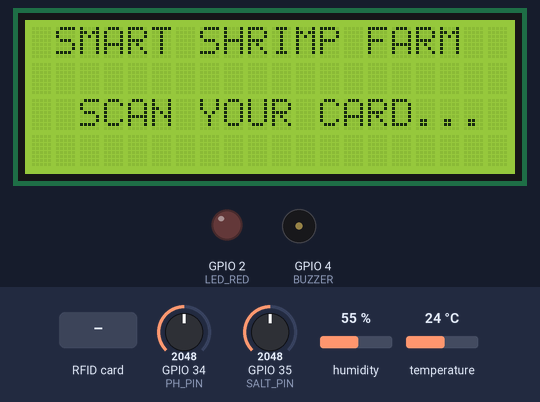
Bench run of a program on a simulated ESP32. Shown: 20×4 character LCD, output pins drawn as LEDs (lit = HIGH), buzzer (waves = sounding). The inputs (shaded band) are chosen by the test bench; at power-on: GPIO 35 (SALT_PIN) = 2048, GPIO 34 (PH_PIN) = 2048, humidity 55 %, temperature 24 °C. What the program prints to the serial monitor is not drawn.

Above: at 1.3 s.
1.4 s: RFID card 11 22 33 44 held to the reader
At 1.7 s:
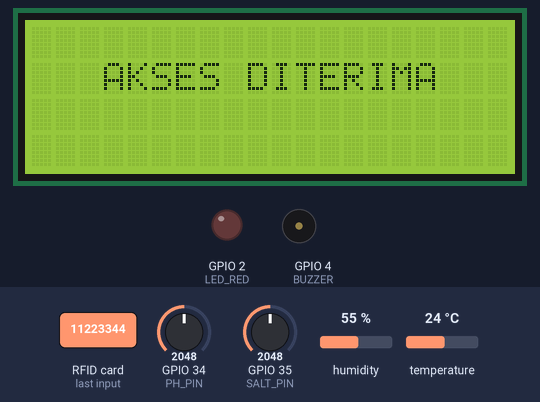
4.4 s: GPIO 35 (SALT_PIN) set to 880
At 5.9 s:
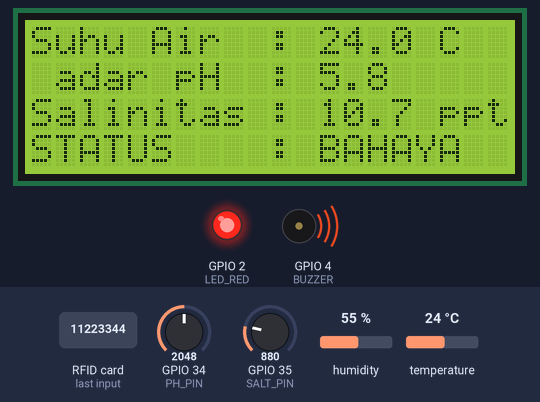
6.2 s: GPIO 35 (SALT_PIN) set to 773
At 7.2 s:
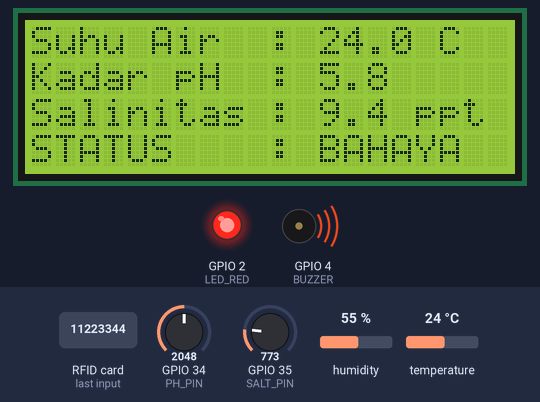
8.0 s: RFID card 5E 7A 19 C4 held to the reader
At 9.3 s:
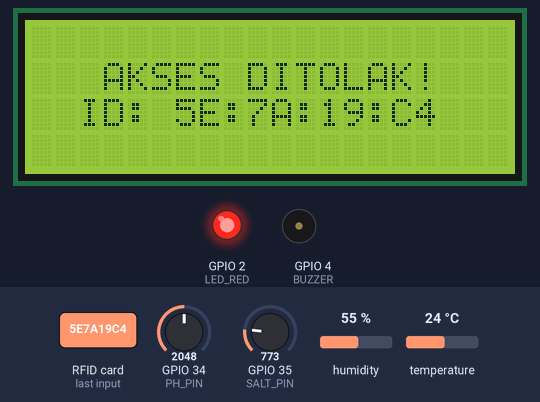
11.0 s: RFID card 11 22 33 44 held to the reader
At 11.9 s:
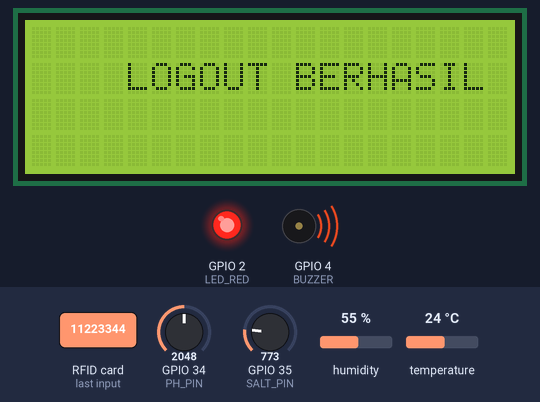
Timing chart, 0 to 15.0 s (numbered marks = the images above; inputs shaded):
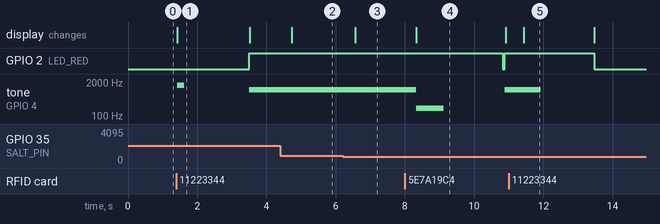

The program:

main.cpp
```cpp
#include <Arduino.h>
#include <Wire.h>
#include <LiquidCrystal_I2C.h>
#include "DHTesp.h"
#include <SPI.h>
#include <MFRC522.h>

// PIN DEFINITION
#define SS_PIN    5   // SDA RFID
#define RST_PIN   0   // Reset RFID
#define DHT_PIN   15
#define PH_PIN    34
#define SALT_PIN  35
#define LED_RED   2
#define BUZZER    4

// OBJECTS
LiquidCrystal_I2C lcd(0x27, 20, 4);
DHTesp dhtSensor;
MFRC522 rfid(SS_PIN, RST_PIN);

// CONFIGURATION
// Sudah disesuaikan dengan UID Green Card Wokwi Anda
String authorizedUID = "11:22:33:44";
bool isAuthorized = false;

// Function Prototypes
void handleRFID();
void updateSensors();
void showWelcomeMessage();

void setup() {
  Serial.begin(115200);
  SPI.begin();
  rfid.PCD_Init();
  Wire.begin(21, 22);

  dhtSensor.setup(DHT_PIN, DHTesp::DHT22);
  pinMode(LED_RED, OUTPUT);
  pinMode(BUZZER, OUTPUT);

  lcd.init();
  lcd.backlight();

  showWelcomeMessage();
}

void loop() {
  handleRFID();

  if (isAuthorized) {
    updateSensors();
  }
}

void showWelcomeMessage() {
  lcd.clear();
  lcd.setCursor(1, 0);
  lcd.print("SMART SHRIMP FARM");
  lcd.setCursor(2, 2);
  lcd.print("SCAN YOUR CARD...");
  digitalWrite(LED_RED, LOW);
  noTone(BUZZER);
}

void handleRFID() {
  // Cek apakah ada kartu baru ditempel
  if (!rfid.PICC_IsNewCardPresent() || !rfid.PICC_ReadCardSerial()) {
    return;
  }

  // Format UID agar cocok dengan 11:22:33:44
  String content = "";
  for (byte i = 0; i < rfid.uid.size; i++) {
    content.concat(String(rfid.uid.uidByte[i] < 0x10 ? "0" : ""));
    content.concat(String(rfid.uid.uidByte[i], HEX));
    if (i < rfid.uid.size - 1) content.concat(":");
  }
  content.toUpperCase();

  Serial.println("UID Terdeteksi: " + content);

  if (content == authorizedUID) {
    // Toggle Status (Jika sudah login, maka logout. Jika belum, maka login)
    isAuthorized = !isAuthorized;

    lcd.clear();
    if (isAuthorized) {
      lcd.setCursor(3, 1);
      lcd.print("AKSES DITERIMA");
      tone(BUZZER, 1500, 200); // Bunyi bip sukses
    } else {
      lcd.setCursor(4, 1);
      lcd.print("LOGOUT BERHASIL");
      tone(BUZZER, 1000, 500); // Bunyi bip logout
    }

    delay(2000);
    if (!isAuthorized) showWelcomeMessage();
    lcd.clear();
  } else {
    // Jika kartu salah
    lcd.clear();
    lcd.setCursor(3, 1);
    lcd.print("AKSES DITOLAK!");
    lcd.setCursor(2, 2);
    lcd.print("ID: " + content);

    digitalWrite(LED_RED, HIGH);
    tone(BUZZER, 200, 800); // Bunyi peringatan
    delay(2500);
    digitalWrite(LED_RED, LOW);

    if (!isAuthorized) showWelcomeMessage();
  }

  // Berhenti membaca kartu yang sama
  rfid.PICC_HaltA();
}

void updateSensors() {
  TempAndHumidity data = dhtSensor.getTempAndHumidity();
  float suhu = data.temperature;
  float phValue = 3.5 * (analogRead(PH_PIN) * (3.3 / 4095.0));
  float saltValue = (analogRead(SALT_PIN) / 4095.0) * 50.0;

  lcd.setCursor(0, 0);
  lcd.print("Suhu Air  : "); lcd.print(suhu, 1); lcd.print(" C  ");
  lcd.setCursor(0, 1);
  lcd.print("Kadar pH  : "); lcd.print(phValue, 1); lcd.print("    ");
  lcd.setCursor(0, 2);
  lcd.print("Salinitas : "); lcd.print(saltValue, 1); lcd.print(" ppt ");

  lcd.setCursor(0, 3);
  if (phValue < 7.5 || phValue > 8.5 || suhu > 32.0 || suhu < 27.0) {
    digitalWrite(LED_RED, HIGH);
    tone(BUZZER, 1000);
    lcd.print("STATUS    : BAHAYA  ");
  } else {
    digitalWrite(LED_RED, LOW);
    noTone(BUZZER);
    lcd.print("STATUS    : AMAN    ");
  }
  delay(500); // Refresh data lebih cepat
}
```

Measured:
- the behaviour switches between 815 and 814 on GPIO 35 (SALT_PIN) (found by bisection; images 2 and 3)
- after the input at 1.4 s, GPIO 2 (LED_RED): LOW → HIGH after 2.1 s; tone on GPIO 4 (BUZZER): silent → 1500 Hz at once, → silent 0.20 s later, → 1000 Hz 1.9 s later; the display: changes at once (image 1)
- after the input at 4.4 s, the display: changes after 0.34 s (image 2)
- after the input at 6.2 s, the display: changes after 0.37 s (image 3)
- after the input at 8.0 s, GPIO 2 (LED_RED): HIGH → LOW after 2.8 s, → HIGH 0.07 s later; tone on GPIO 4 (BUZZER): 1000 Hz → 200 Hz after 0.32 s, → silent 0.80 s later, → 1000 Hz 1.8 s later; the display: changes after 0.32 s (image 4)
- after the input at 11.0 s, GPIO 2 (LED_RED): HIGH → LOW after 2.5 s; tone on GPIO 4 (BUZZER): 1000 Hz → silent after 0.93 s; the display: changes after 0.43 s (image 5)
- what the display in image 1 shows lasts 2.1 s, from 1.4 s to 3.5 s
